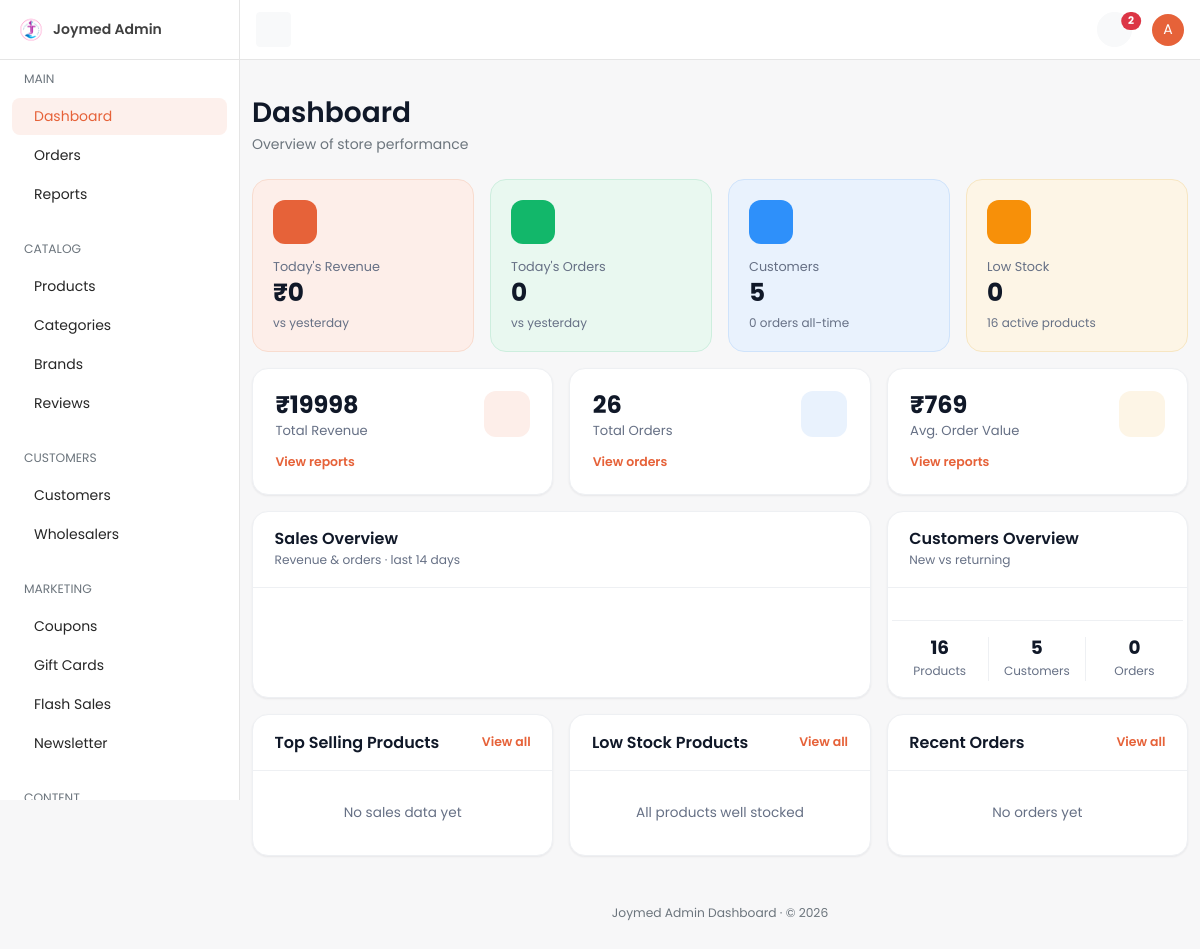
The app's page /dashboard/ (signed in), older data.
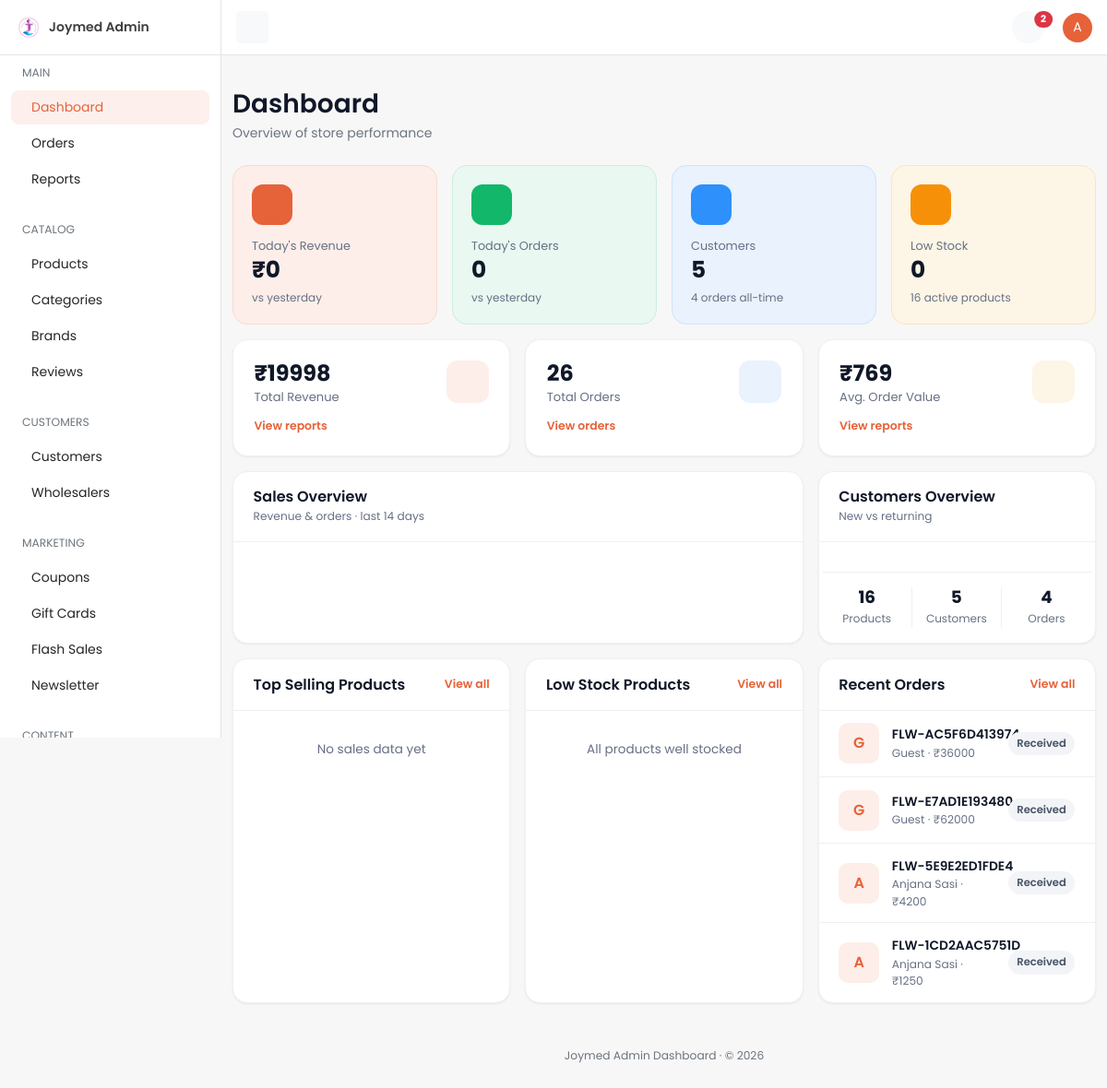
The same page, newer data.
### orders/models.py (models this page shows, shortened)
class Order(TimeStampedModel):
    customer_profile = models.ForeignKey(
        "accounts.CustomerProfile",
        on_delete=models.CASCADE,
        related_name="orders",
        null=True,
        blank=True,
        verbose_name="Customer profile",
        help_text="Owner of this order; null for guest checkout.",
    )
    cart = models.ForeignKey(
        "cart.Cart",
        on_delete=models.SET_NULL,
        null=True,
        blank=True,
        related_name="orders",
        verbose_name="Source cart",
    )
    order_number = models.CharField(
        max_length=32,
        unique=True,
        db_index=True,
        verbose_name="Order number",
        help_text="Human-readable unique order reference.",
    )
    idempotency_key = models.CharField(
        max_length=64,
        unique=True,
        null=True,
        blank=True,
        db_index=True,
        verbose_name="Idempotency key",
        help_text="Client-supplied key preventing duplicate order creation.",
    )
    order_status = models.CharField(
        max_length=20,
        choices=OrderStatus.choices,
        default=OrderStatus.RECEIVED,
        db_index=True,
        verbose_name="Order status",
    )
    delivery_slot_booking = models.ForeignKey(
        "delivery.DeliverySlotBooking",
        on_delete=models.SET_NULL,
        null=True,
        blank=True,
        related_name="orders",
        verbose_name="Delivery slot booking",
    )
    subtotal = models.DecimalField(max_digits=12, decimal_places=2, default=0)
    coupon_discount = models.DecimalField(max_digits=12, decimal_places=2, default=0)
    delivery_charge = models.DecimalField(max_digits=12, decimal_places=2, default=0)
    total_amount = models.DecimalField(
        max_digits=12,
        decimal_places=2,
        verbose_name="Total amount",
        help_text="Order total in the customer's checkout currency.",
    )
    currency = models.ForeignKey(
        "core.Currency",
        on_delete=models.PROTECT,
        null=True,
        blank=True,
        related_name="orders",
        verbose_name="Currency",
    )
    delivery_address_snapshot = models.JSONField(
        default=dict,
        verbose_name="Delivery address snapshot",
    )
    invoice_details = models.JSONField(default=dict, verbose_name="Invoice details")
    class Meta:
        verbose_name = "Order"
        verbose_name_plural = "Orders"
        indexes = [
            models.Index(
                fields=["customer_profile", "-created_at"],
                name="ord_customer_created_idx",
            ),
            models.Index(fields=["order_status"], name="orders_order_status_idx"),
            models.Index(fields=["idempotency_key"], name="orders_idempotency_key_idx"),
        ]
        ordering = ["-created_at"]

### accounts/models.py (models this page shows, shortened)
class CustomerProfile(TimeStampedModel):
    user = models.OneToOneField(
        settings.AUTH_USER_MODEL,
        on_delete=models.CASCADE,
        related_name="customer_profile",
        verbose_name="User",
        help_text="Linked Django auth user.",
    )
    phone = models.CharField(
        max_length=20,
        blank=True,
        db_index=True,
        verbose_name="Phone number",
        help_text="Customer mobile number used for OTP login.",
    )
    phone_verified = models.BooleanField(
        default=False,
        verbose_name="Phone verified",
        help_text="True after a successful OTP verification for this phone.",
    )
    preferred_language = models.CharField(
        max_length=5,
        choices=settings.LANGUAGES,
        default=settings.LANGUAGE_CODE,
        verbose_name="Preferred language",
        help_text="Customer's preferred storefront language.",
    )
    preferred_currency = models.ForeignKey(
        "core.Currency",
        on_delete=models.PROTECT,
        related_name="customer_profiles",
        verbose_name="Preferred currency",
        help_text="Currency used to display prices for this customer.",
    )
    date_of_birth = models.DateField(
        null=True,
        blank=True,
        verbose_name="Date of birth",
        help_text="Optional date of birth for personalization.",
    )
    default_address = models.ForeignKey(
        "accounts.Address",
        on_delete=models.SET_NULL,
        null=True,
        blank=True,
        related_name="+",
        verbose_name="Default address",
        help_text="Customer's primary delivery address.",
    )
    notify_via_email = models.BooleanField(
        default=True,
        verbose_name="Email notifications",
        help_text="Receive order updates via email.",
    )
    notify_via_sms = models.BooleanField(
        default=True,
        verbose_name="SMS notifications",
        help_text="Receive order updates via SMS.",
    )
    notify_via_whatsapp = models.BooleanField(
        default=False,
        verbose_name="WhatsApp notifications",
        help_text="Receive order updates via WhatsApp.",
    )
    class Meta:
        verbose_name = "Customer profile"
        verbose_name_plural = "Customer profiles"
        indexes = [
            models.Index(fields=["phone"], name="accounts_profile_phone_idx"),
        ]
    def __str__(self) -> str:
        return self.user.get_full_name() or self.user.email or str(self.pk)

### dashboard/views/home.py (the view)
# urls.py: path("", home.home_view, name="home"),
@dashboard_required
@require_GET
def home_view(request: HttpRequest) -> HttpResponse:
    summary = get_admin_dashboard_summary()
    sales_series = selectors.get_sales_series(days=14)
    customer_split = selectors.get_customer_split()
    counts = selectors.get_dashboard_counts()
    totals = DailySalesReport.objects.aggregate(
        revenue=Sum("revenue"),
        orders=Sum("order_count"),
    )
    total_revenue = totals["revenue"] or 0
    total_orders = totals["orders"] or 0
    avg_order_value = (float(total_revenue) / total_orders) if total_orders else 0
    default_currency = Currency.objects.filter(is_default=True).first()
    context = {
        "nav_section": "home",
        "page_title": "Dashboard",
        "currency_symbol": default_currency.symbol if default_currency else "",
        "summary": summary,
        "counts": counts,
        "revenue_delta": _pct_delta(summary["today_revenue"], summary["yesterday_revenue"]),
        "order_delta": _pct_delta(summary["today_order_count"], summary["yesterday_order_count"]),
        "total_revenue": total_revenue,
        "total_orders": total_orders,
        "avg_order_value": avg_order_value,
        "top_products": selectors.get_top_products(limit=5),
        "low_stock": selectors.get_low_stock_products(limit=5),
        "recent_orders": selectors.get_recent_orders(limit=6),
        "sales_series": sales_series,
        "customer_split": customer_split,
    }
    return render(request, "dashboard/home.html", context)

### dashboard/templates/dashboard/home.html (shortened to what this page needs)
{% extends "dashboard/base.html" %}
{% load static dashboard_extras %}
{% block page_title %}Dashboard{% endblock %}
{% block breadcrumbs %}<p class="mb-0 text-secondary">Overview of store performance</p>{% endblock %}
{% block content %}
<div class="row g-3 mb-3">
  <div class="col-xl-3 col-md-6">
    <div class="kpi-tile tile-rose">
      <div class="kpi-icon"></div>
      <p class="kpi-label">Today's Revenue</p>
      <h3 class="kpi-value">{{ currency_symbol }}{{ summary.today_revenue|floatformat:0 }}</h3>
      {% if revenue_delta is not None %}
      <span class="trend {% if revenue_delta >= 0 %}trend-up{% else %}trend-down{% endif %}">
        <i class="ti {% if revenue_delta >= 0 %}ti-trending-up{% else %}ti-trending-down{% endif %}"></i>
        {{ revenue_delta }}% vs yesterday
      </span>
      {% else %}<span class="kpi-sub">vs yesterday</span>{% endif %}
    </div>
  </div>
  <div class="col-xl-3 col-md-6">
    <div class="kpi-tile tile-green">
      <div class="kpi-icon"></div>
      <p class="kpi-label">Today's Orders</p>
      <h3 class="kpi-value">{{ summary.today_order_count }}</h3>
      {% if order_delta is not None %}
      <span class="trend {% if order_delta >= 0 %}trend-up{% else %}trend-down{% endif %}">
        <i class="ti {% if order_delta >= 0 %}ti-trending-up{% else %}ti-trending-down{% endif %}"></i>
        {{ order_delta }}% vs yesterday
      </span>
      {% else %}<span class="kpi-sub">vs yesterday</span>{% endif %}
    </div>
  </div>
  <div class="col-xl-3 col-md-6">
    <div class="kpi-tile tile-blue">
      <div class="kpi-icon"></div>
      <p class="kpi-label">Customers</p>
      <h3 class="kpi-value">{{ counts.customer_count }}</h3>
      <span class="kpi-sub">{{ counts.order_count }} orders all-time</span>
    </div>
  </div>
  <div class="col-xl-3 col-md-6">
    <div class="kpi-tile tile-amber">
      <div class="kpi-icon"></div>
      <p class="kpi-label">Low Stock</p>
      <h3 class="kpi-value">{{ summary.low_stock_alert_count }}</h3>
      <span class="kpi-sub">{{ counts.product_count }} active products</span>
    </div>
  </div>
</div>
<div class="row g-3 mb-3">
  <div class="col-lg-4 col-md-6">
    <div class="card stat-card h-100">
      <div class="card-body d-flex justify-content-between align-items-start">
        <div>
          <h3 class="stat-value">{{ currency_symbol }}{{ total_revenue|floatformat:0 }}</h3>
          <p class="stat-label">Total Revenue</p>
          <a href="{% url 'dashboard:reports' %}" class="stat-link">View reports </a>
        </div>
        <span class="stat-icon icon-rose"></span>
      </div>
    </div>
  </div>
  <div class="col-lg-4 col-md-6">
    <div class="card stat-card h-100">
      <div class="card-body d-flex justify-content-between align-items-start">
        <div>
          <h3 class="stat-value">{{ total_orders }}</h3>
          <p class="stat-label">Total Orders</p>
          <a href="{% url 'dashboard:order-list' %}" class="stat-link">View orders </a>
        </div>
        <span class="stat-icon icon-blue"></span>
      </div>
    </div>
  </div>
  <div class="col-lg-4 col-md-6">
    <div class="card stat-card h-100">
      <div class="card-body d-flex justify-content-between align-items-start">
        <div>
          <h3 class="stat-value">{{ currency_symbol }}{{ avg_order_value|floatformat:0 }}</h3>
          <p class="stat-label">Avg. Order Value</p>
          <a href="{% url 'dashboard:reports' %}" class="stat-link">View reports </a>
        </div>
        <span class="stat-icon icon-amber"></span>
      </div>
    </div>
  </div>
</div>
<div class="row g-3 mb-3">
  <div class="col-12 col-lg-8">
    <div class="card h-100">
      <div class="card-header panel-header">
        <div>
          <h3 class="panel-title">Sales Overview</h3>
          <p class="panel-sub">Revenue &amp; orders · last 14 days</p>
        </div>
      </div>
      <div class="card-body pt-2"><div id="salesChart"></div></div>
    </div>
  </div>
  <div class="col-12 col-lg-4">
    <div class="card h-100">
      <div class="card-header panel-header">
        <div>
          <h3 class="panel-title">Customers Overview</h3>
          <p class="panel-sub">New vs returning</p>
        </div>
      </div>
      <div class="card-body text-center">
        <div class="row overview-stats mt-3">
          <div class="col-4"><h4>{{ counts.product_count }}</h4><span>Products</span></div>
          <div class="col-4"><h4>{{ counts.customer_count }}</h4><span>Customers</span></div>
          <div class="col-4"><h4>{{ counts.order_count }}</h4><span>Orders</span></div>
        </div>
      </div>
    </div>
  </div>
</div>
<div class="row g-3">
  <div class="col-lg-4">
    <div class="card h-100">
      <div class="card-header panel-header">
        <h4 class="panel-title">Top Selling Products</h4>
        <a href="{% url 'dashboard:product-list' %}" class="panel-link">View all</a>
      </div>
      <div class="card-body p-0">
        {% for p in top_products %}
        <div class="list-row">
          {% if p.image %}<img src="{{ p.image }}" class="thumb" alt="">{% else %}<span class="thumb thumb-fallback">{{ p.name|first|upper }}</span>{% endif %}
          <div class="list-main">
            <p class="list-title">{{ p.name }}</p>
            <p class="list-meta">{{ currency_symbol }}{{ p.revenue|floatformat:0 }} · {{ p.units }} sold</p>
          </div>
          <span class="share-badge">{{ p.share }}%</span>
        </div>
        {% empty %}
        <p class="empty-state">No sales data yet</p>
        {% endfor %}
      </div>
    </div>
  </div>
  <div class="col-lg-4">
    <div class="card h-100">
      <div class="card-header panel-header">
        <h4 class="panel-title">Low Stock Products</h4>
        <a href="{% url 'dashboard:product-list' %}" class="panel-link">View all</a>
      </div>
      <div class="card-body p-0">
        {% for prod in low_stock %}
        <div class="list-row">
          {% if prod.image %}<img src="{{ prod.image }}" class="thumb" alt="">{% else %}<span class="thumb thumb-fallback">{{ prod.name|first|upper }}</span>{% endif %}
          <div class="list-main">
            <p class="list-title">{{ prod.name }}</p>
            <p class="list-meta">SKU: {{ prod.sku }}</p>
          </div>
          <div class="text-end">
            <span class="stock-count">{{ prod.stock|stringformat:"02d" }}</span>
            <span class="stock-label">in stock</span>
          </div>
        </div>
        {% empty %}
        <p class="empty-state">All products well stocked</p>
        {% endfor %}
      </div>
    </div>
  </div>
  <div class="col-lg-4">
    <div class="card h-100">
      <div class="card-header panel-header">
        <h4 class="panel-title">Recent Orders</h4>
        <a href="{% url 'dashboard:order-list' %}" class="panel-link">View all</a>
      </div>
      <div class="card-body p-0">
        {% for order in recent_orders %}
        <div class="list-row">
          <span class="thumb thumb-fallback">{{ order.customer_profile|default:"G"|stringformat:"s"|first|upper }}</span>
          <div class="list-main">
            <a href="{% url 'dashboard:order-detail' order.pk %}" class="list-title link">{{ order.order_number }}</a>
            <p class="list-meta">{{ order.customer_profile|default:"Guest" }} · {{ currency_symbol }}{{ order.total_amount|floatformat:0 }}</p>
          </div>
          <span class="pill {{ order.order_status|status_pill }}">{{ order.get_order_status_display }}</span>
        </div>
        {% empty %}
        <p class="empty-state">No orders yet</p>
        {% endfor %}
      </div>
    </div>
  </div>
</div>
{% endblock %}

### dashboard/templates/dashboard/partials/_topbar.html (shortened to what this page needs)
{% load static %}
<nav id="topbar" class="navbar bg-white border-bottom fixed-top topbar px-3">
  <button id="toggleBtn" class="d-none d-lg-inline-flex btn btn-light btn-icon btn-sm" type="button">
  </button>
  <div>
    <ul class="list-unstyled d-flex align-items-center mb-0 gap-1">
      <li>
        <a class="position-relative btn-icon btn-sm btn-light btn rounded-circle" data-bs-toggle="dropdown"
           aria-expanded="false" href="#" role="button">
          {% if dashboard_unread_count %}
          <span class="position-absolute top-0 start-100 translate-middle badge rounded-pill bg-danger mt-2 ms-n2">
            {{ dashboard_unread_count }}
          </span>
          {% endif %}
        </a>
      </li>
      <li class="ms-3 dropdown">
        <a href="#" role="button" data-bs-toggle="dropdown" aria-expanded="false">
          <span class="avatar avatar-sm avatar-primary rounded-circle">
            <span class="avatar-initials rounded-circle">{{ request.user.get_username|slice:":1"|upper }}</span>
          </span>
        </a>
      </li>
    </ul>
  </div>
</nav>

Row changes from the older to the newer data that the page shows:
added Order: customer_profile|first "G", order_number "FLW-AC5F6D413974", customer_profile "Guest", currency_symbol "₹", total_amount "36000", order_status "Received"
added Order: customer_profile|first "G", order_number "FLW-E7AD1E193480", customer_profile "Guest", currency_symbol "₹", total_amount "62000", order_status "Received"
added Order: customer_profile|first "A", order_number "FLW-5E9E2ED1FDE4", customer_profile "Anjana Sasi", currency_symbol "₹", total_amount "4200", order_status "Received"
added Order: customer_profile|first "A", order_number "FLW-1CD2AAC5751D", customer_profile "Anjana Sasi", currency_symbol "₹", total_amount "1250", order_status "Received"
Text that changed along with them:
{{ counts.order_count }}: "0" → "4"
text no longer shown: "No orders yet"
